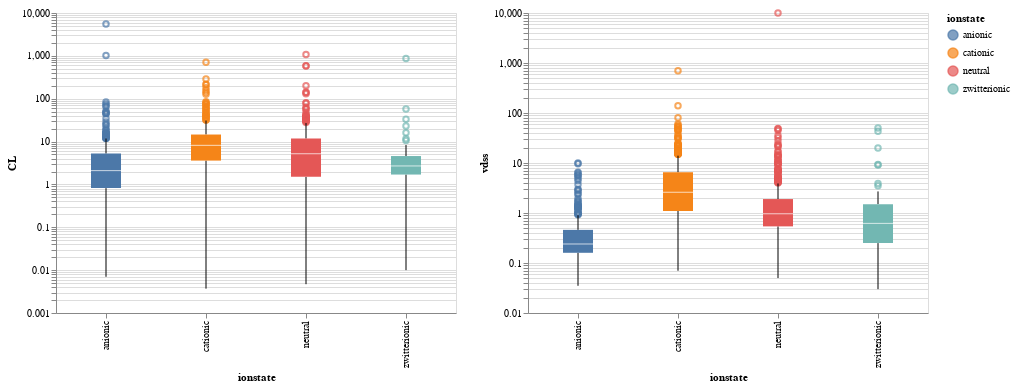

The cell this chart's notebook holds for it:
### Code cell
cl_box | vdss_box

### Figure 1 — Vega-Lite specification as saved in the notebook (floating-point values rounded to 4 significant figures; data arrays with more than 128 entries replaced by an {"elided": "..."} marker saying what was removed)
{"config": {"view": {"continuousWidth": 400, "continuousHeight": 300}}, "hconcat": [{"mark": {"type": "boxplot", "size": 30}, "encoding": {"color": {"type": "nominal", "field": "ionstate"}, "x": {"type": "nominal", "field": "ionstate"}, "y": {"type": "quantitative", "field": "CL", "scale": {"type": "log"}}}, "selection": {"selector003": {"type": "interval", "bind": "scales", "encodings": ["x", "y"]}}, "width": 400}, {"mark": {"type": "boxplot", "size": 30}, "encoding": {"color": {"type": "nominal", "field": "ionstate"}, "x": {"type": "nominal", "field": "ionstate"}, "y": {"type": "quantitative", "field": "vdss", "scale": {"type": "log"}}}, "selection": {"selector004": {"type": "interval", "bind": "scales", "encodings": ["x", "y"]}}, "width": 400}], "data": {"name": "data-37b0cf318a8ab07c19797600524075e1"}, "$schema": "https://vega.github.io/schema/vega-lite/v4.8.1.json", "datasets": {"data-37b0cf318a8ab07c19797600524075e1": {"elided": "1300 records"}}}
